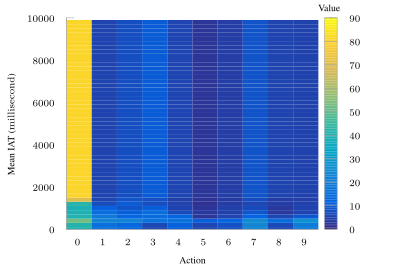

The script that saved this image:
set terminal tikz standalone color size 10cm,6.67cm font '\scriptsize' preamble '\usepackage{microtype} \usepackage{times} \usepackage[T1]{fontenc} \usepackage{siunitx}\sisetup{detect-all}' createstyle
set output "policy-16-tcp-f5-sum.tex"

load "parula.pal"
#load "inferno.pal"

set style line 102 lc rgb '#a0a0a0' lt 1 lw 1
#set style boxplot outliers pointtype 7
#set style data boxplot
set border ls 102
set colorbox border 102
set key textcolor rgb "black"
set tics textcolor rgb "black"
set label textcolor rgb "black"

set border 3
set grid y
set xtics nomirror
set xtics offset 1.5,0
set xtics (0, 1, 2, 3, 4, 5, 6, 7, 8, 9)
set ytics nomirror

set datafile separator ","

set xlabel "Action"
set ylabel "Mean IAT ($\\si{\milli\second}$)"
set label "Value" at graph 0.98,1.05

set yrange [0.0:10000.0]
set xrange [0.0:10.0]
#set key inside bottom right

#set lmargin at screen 0.05;
#set rmargin at screen 1.1;
#set bmargin at screen 0.1;
#set tmargin at screen 0.95;

#set log cb

xs(x) = x - .5
ys(y) = y * (10000.0 / 50.0)

plot '../results/tcp-action-f5-16-sum-p.csv' matrix u (xs($1)):(ys($2)):3 every ::1 with image pixels notitle

set out
